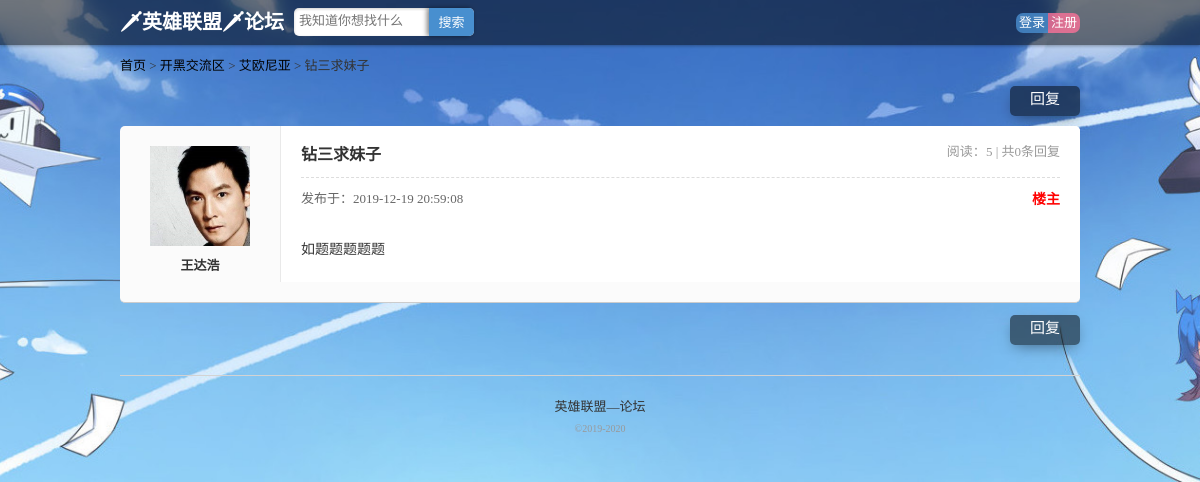
/lolbbs/show.php?id=1, run on the app's committed database.
### tables this page shows
CREATE TABLE `lol_father_module` (
  `id` int(10) unsigned NOT NULL AUTO_INCREMENT,
  `module_name` varchar(66) DEFAULT NULL,
  `sort` int(11) DEFAULT '0',
  PRIMARY KEY (`id`)
);

CREATE TABLE `lol_son_module` (
  `id` int(10) unsigned NOT NULL AUTO_INCREMENT,
  `father_module_id` int(10) unsigned DEFAULT NULL,
  `module_name` varchar(66) DEFAULT NULL,
  `info` varchar(255) DEFAULT NULL,
  `member_id` int(10) unsigned DEFAULT '0',
  `sort` int(10) unsigned DEFAULT '0',
  PRIMARY KEY (`id`)
);

CREATE TABLE `lol_content` (
  `id` int(10) unsigned NOT NULL AUTO_INCREMENT,
  `module_id` int(10) unsigned DEFAULT NULL COMMENT '所属子版块',
  `title` varchar(255) DEFAULT NULL COMMENT '标题',
  `content` text COMMENT '内容',
  `time` datetime DEFAULT NULL COMMENT '生成时间',
  `member_id` int(10) unsigned DEFAULT NULL COMMENT '发帖人id',
  `times` int(10) unsigned DEFAULT '0' COMMENT '浏览次数',
  PRIMARY KEY (`id`)
);

CREATE TABLE `lol_member` (
  `id` int(10) unsigned NOT NULL AUTO_INCREMENT,
  `name` varchar(32) DEFAULT NULL COMMENT '会员名',
  `pw` varchar(32) DEFAULT NULL COMMENT '密码',
  `photo` varchar(255) DEFAULT NULL COMMENT '头像',
  `register_time` datetime DEFAULT NULL COMMENT '注册时间',
  `last_time` datetime DEFAULT NULL COMMENT '最后一次登录时间',
  PRIMARY KEY (`id`)
);

### lolbbs/inc/mysql.inc.php (called while the page is built, shortened)
<?php
function execute($link,$query){
	$result=mysqli_query($link, $query);
	return $result;
}
function num($link,$link_count){
	$result=execute($link, $link_count);
	$count=mysqli_fetch_row($result);
	return $count[0];
}
?>

### lolbbs/show.php (the view, shortened to what this page needs)
<?php
include_once 'inc/mysql.inc.php';
$link=connect();
$query="select sc.id cid,sc.module_id,sc.title,sc.content,sc.time,sc.member_id,sc.times,sm.name,sm.photo from lol_content sc,lol_member sm where sc.id={$_GET['id']} and sc.member_id=sm.id";
$result_content=execute($link,$query);
$data_content=mysqli_fetch_assoc($result_content);
$data_content['times']=$data_content['times']+1;
$data_content['title']=htmlspecialchars($data_content['title']);
$data_content['content']=nl2br(htmlspecialchars($data_content['content']));
$query="select * from lol_son_module where id={$data_content['module_id']}";
$result_son=execute($link,$query);
$data_son=mysqli_fetch_assoc($result_son);
$query="select * from lol_father_module where id={$data_son['father_module_id']}";
$result_father=execute($link,$query);
$data_father=mysqli_fetch_assoc($result_father);
?>
<?php include 'inc/header.inc.php'?>
<div id="position" class="auto">
	 <a href="index.php">首页</a> &gt; <a href="list_father.php?id=<?php echo $data_father['id']?>"><?php echo $data_father['module_name']?></a> &gt; <a href="list_son.php?id=<?php echo $data_son['id']?>"><?php echo $data_son['module_name']?></a> &gt; <?php echo $data_content['title']?>
</div>
<div id="main" class="auto">
	<div class="wrap1">
			<?php
			$query="select count(*) from lol_reply where content_id={$_GET['id']}";
			$count_reply=num($link, $query);
			?>
		<a class="btn reply" href="reply.php?id=<?php echo $_GET['id']?>">回复</a>
	</div>
	<?php
	if($_GET['page']==1){
	?>
	<div class="wrapContent">
		<div class="left">
			<div class="face">
				<a target="_blank" href="member.php?id=<?php echo $data_content['member_id']?>">
					<img width=100 height=100 src="<?php if($data_content['photo']!=''){echo $data_content['photo'];}else{echo 'style/photo.jpg';}?>" />
				</a>
			</div>
			<div class="name">
				<a href="member.php?id=<?php echo $data_content['member_id']?>"><?php echo $data_content['name']?></a>
			</div>
		</div>
		<div class="right">
			<div class="title">
				<h2><?php echo $data_content['title']?></h2>
				<span>阅读：<?php echo $data_content['times']?>&nbsp;|&nbsp;共<?php echo $count_reply?>条回复</span>
			</div>
			<div class="pubdate">
				<span class="date">发布于：<?php echo $data_content['time']?> </span>
				<span class="floor" style="color:red;font-size:14px;font-weight:bold;">楼主</span>
			</div>
			<div class="content">
				 <?php echo $data_content['content']?>
			</div>
		</div>
	</div>
	<?php }?>
	<div class="wrap1">
		<a class="btn reply" href="reply.php?id=<?php echo $_GET['id']?>">回复</a>
	</div>
</div>
<?php include 'inc/footer.inc.php'?>

### lolbbs/style/public.css (style rules this page uses)
body, div, ul, ol, li, dl, dt, dd, h1, h2, h3, h4, h5, h6, form, input, textarea, p { margin: 0px; padding: 0px; font-size: 13px; font-family: "微软雅黑"; }
img, a img { border: none; }
a { text-decoration: none; }
body { background: url(bg.jpg) top/cover no-repeat fixed; color: #333; }
.auto { width: 960px; margin: 0 auto; }
#position a { font-family: "微软雅黑"; color: #000; }
a.btn { display: block; width: 70px; height: 30px; float: left; }
a.reply, a.publish { text-align: center; font-size: 15px; line-height: 26px; background: rgba(0, 0, 0, .5); text-decoration: none; color: #fff; border-radius: 5px; box-shadow: 0 5px 15px -5px rgba(0, 0, 0, .5); transition: all .5s; }

### lolbbs/style/show.css (style rules this page uses)
#main .wrap1 { margin:12px 0 10px 0; }
#main div.wrapContent { border-bottom:1px solid #ccc; background:#fbfbfb; margin-bottom:10px; padding-bottom: 20px; border-radius: 5px; }
#main div.wrapContent div.left { border-right:1px solid #e9e9e9; width:160px; float:left; }
#main div.wrapContent div.left div.face { text-align:center; }
#main div.wrapContent div.left div.face img { margin:20px 0 0 0; }
#main div.wrapContent div.left div.name { text-align:center; margin:5px 0; }
#main div.wrapContent div.left div.name a { color:#333; font-weight:bold; }
#main div.wrapContent div.right { border-radius:0 5px 0 0; background:#fff; float:right; width:759px; padding:5px 20px 20px 20px; border-left:1px solid #e9e9e9; margin-left:-1px; }
#main div.wrapContent div.right div.title { border-bottom:1px dashed #dddddd; padding:10px 0px 12px 0; }
#main div.wrapContent div.right div.title h2 { display:inline-block; float:left; font-size:16px; }
#main div.wrapContent div.right div.title span { display:inline-block; float:right; color:#999; }
#main div.wrapContent div.right div.pubdate { margin:10px 0 30px 0; }
#main div.wrapContent div.right div.pubdate .date { color:#666; }
#main div.wrapContent div.right div.pubdate .floor { color:#999; float:right; }
div.content { line-height:180%; }
div.content,div.content div,div.content ul,div.content ol,div.content li,div.content dl,div.content dt,div.content dd,div.content h1,div.content h2,div.content h3,div.content h4,div.content h5,div.content h6,div.content form,div.content input,div.content textarea,div.content p { font-size:14px; color:#333; }
.wrap1 .btn { float:right; }

### data on the page
lol_father_module: module_name "开黑交流区"
lol_son_module: module_name "艾欧尼亚"
lol_content: title "钻三求妹子", lol_member.photo (picture), lol_member.name "王达浩", time "2019-12-19 20:59:08", content "如题题题题题"

### other printed values
$data_content['times'] "5"
$count_reply "0"
